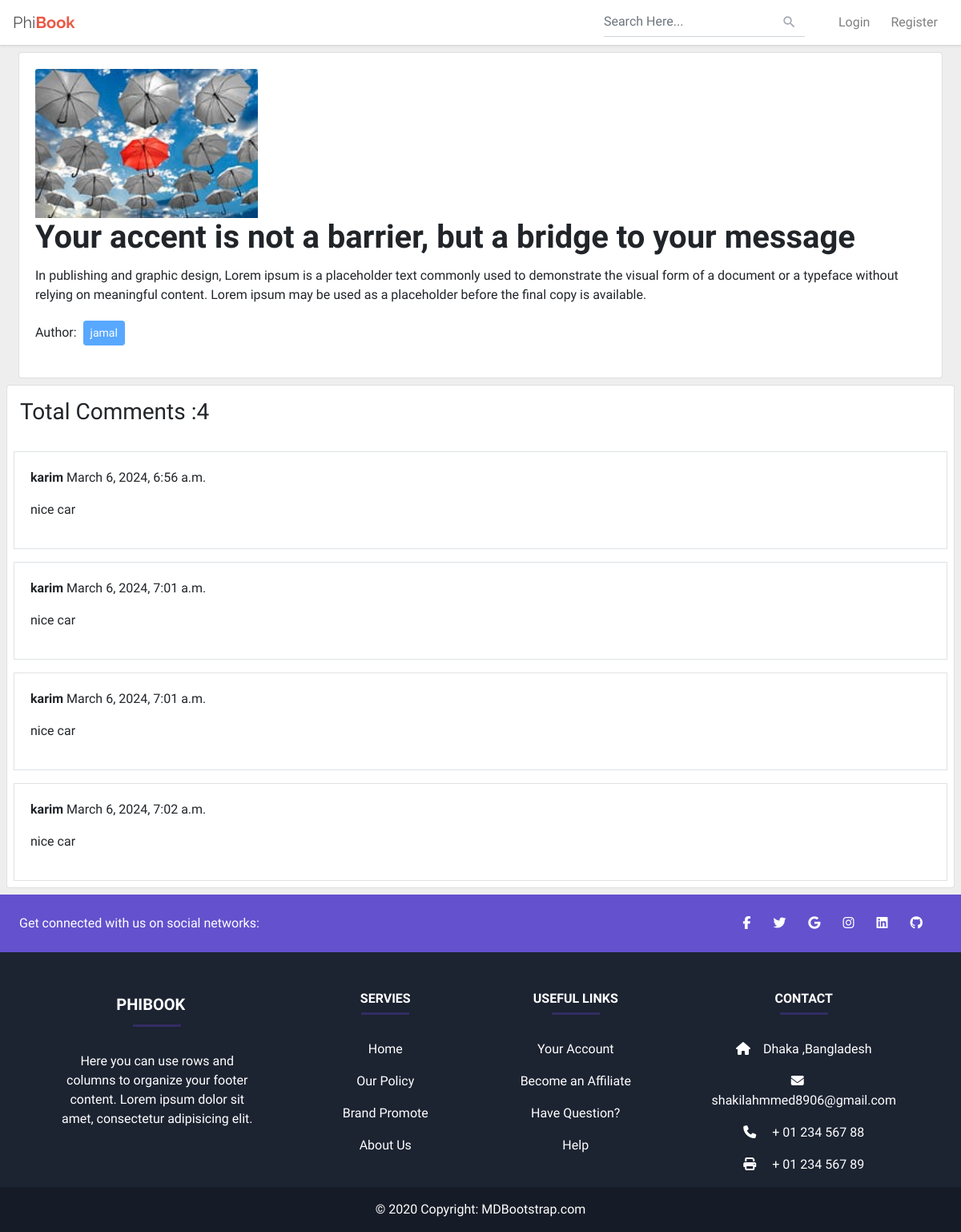
Page /posts/details/9 on the committed database.
### posts/models.py (models this page shows, shortened)
class Posts(models.Model):
    user = models.ForeignKey(User, on_delete=models.CASCADE, blank = True, null = True)
    title = models.CharField(max_length=100)
    content = models.TextField()
    image = models.ImageField(upload_to='posts/uploads/', blank=True, null=True)
    created_on = models.DateTimeField(auto_now_add=True, blank = True, null = True)
    post_like = models.IntegerField(default=0,null=True,blank=True)
    post_dislike = models.IntegerField(default=0,null=True,blank=True)

class Comment(models.Model):
    posts = models.ForeignKey(Posts, on_delete=models.CASCADE, related_name='comments')
    name = models.CharField(max_length=50)
    email = models.EmailField()
    body = models.TextField()
    created_on = models.DateTimeField(auto_now_add=True, blank = True, null = True)

### posts/views.py (the view, shortened to what this page needs)
# urls.py: path('details/<int:id>', views.DetailPostViews.as_view(),name='delails_post_view'),
class DetailPostViews(DetailView):
    model = models.Posts
    pk_url_kwarg = 'id'
    template_name = 'post_details.html'
    def get_context_data(self,**kwargs):
        context = super().get_context_data(**kwargs)
        posts = self.object
        comments = posts.comments.all()
        comment_form = forms.CommentForm()
        context['comments'] = comments
        context['comment_form'] = comment_form
        return context

### posts/forms.py
class CommentForm(forms.ModelForm):
    class Meta:
        model = Comment
        fields = ['name','email','body']

### posts/templates/post_details.html (shortened to what this page needs)
{% extends 'base.html' %}
{% load crispy_forms_tags %}
{% block content %}
<div class="col-sm-12 mb-3 mb-sm-0">
  <div class="card mx-2 my-2">
    <div class="card-body">
      <img src="{{posts.image.url}}" class="card-img-top w-25" alt="picture" />
      <h1 class="card-title font-bold">{{posts.title}}</h1>
      <p class="card-text">{{posts.content}}</p>
      <p>
        Author:
        <button class="btn btn-primary btn-sm disabled m-1">
          {{posts.user}}
        </button>
      </p>
    </div>
  </div>
</div>
<div class="card m-2">
  <h3 class="p-3">Total Comments :{{comments | length}}</h3>
  {% for comment in comments %}
  <div class="card-body border m-2">
      <p><b>{{comment.name}}</b> {{comment.created_on}}</p>
      <p>{{comment.body}}</p>
  </div>
  {% endfor %}
</div>
{% endblock %}

### static/style.css (style rules this page uses)
body { background: #eeeeee; font-family: 'Varela Round', sans-serif; }

### rows in the picture
Posts: image (picture), title "Your accent is not a barrier, but a bridge to your message", content "In publishing and graphic design, Lorem ipsum is a placeholder text commonly used to demonstrate the visual form of a document or a typeface without relying on meaningful content. Lorem ipsum may be used as a placeholder before the final copy is available.", user "jamal"
Comment: name "karim", created_on "March 6, 2024, 6:56 a.m.", body "nice car"
Comment: name "karim", created_on "March 6, 2024, 7:01 a.m.", body "nice car"
Comment: name "karim", created_on "March 6, 2024, 7:01 a.m.", body "nice car"
Comment: name "karim", created_on "March 6, 2024, 7:02 a.m.", body "nice car"

### other values in the picture
{{ comments | length }} "4"
